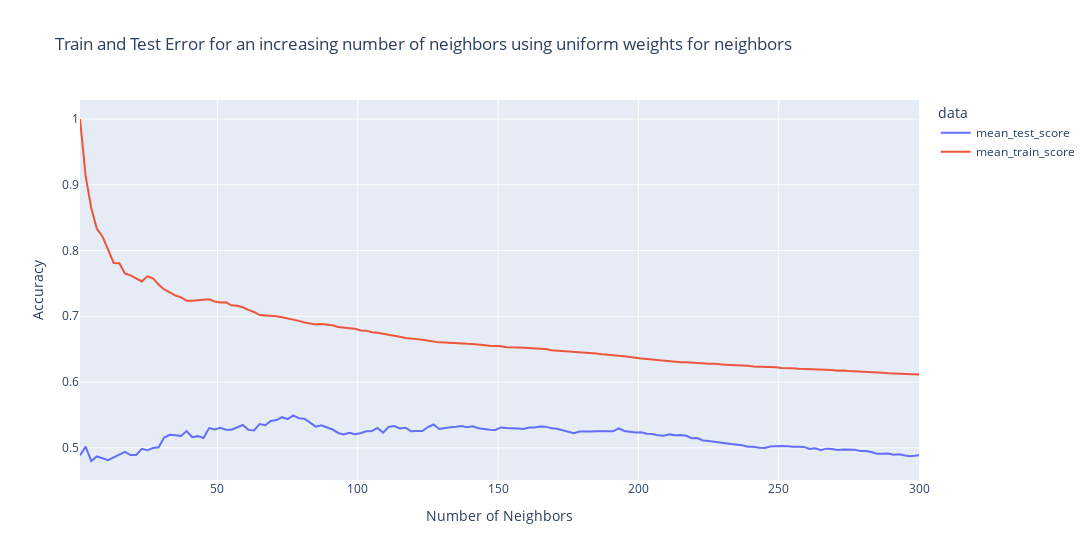

Notebook code cell kept with this figure:
### Code cell
# plot the train and test error against number of neighbors
fig = px.line(
    cv_results,
    x="param_n_neighbors",
    y=["mean_test_score", "mean_train_score"],
    title="Train and Test Error for an increasing number of neighbors using uniform weights for neighbors",
    labels={
        "param_n_neighbors": "Number of Neighbors",
        "mean_test_score": "Mean Test Score",
        "mean_train_score": "Mean Train Score",
        "value": "Accuracy",
        "variable": "data"
    },
    width=800*1.4,
    height=400*1.4,
)
fig.update_traces(mode="lines")
fig.show()

### Figure 1 — Plotly figure (JSON) as saved in the notebook; plotly's stock layout.template omitted (floating-point values rounded to 4 significant figures; data arrays with more than 128 entries replaced by an {"elided": "..."} marker saying what was removed)
{"data": [{"hovertemplate": "data=mean_test_score<br>Number of Neighbors=%{x}<br>Accuracy=%{y}<extra></extra>", "legendgroup": "mean_test_score", "line": {"color": "#636efa", "dash": "solid"}, "marker": {"symbol": "circle"}, "mode": "lines", "name": "mean_test_score", "orientation": "v", "showlegend": true, "type": "scatter", "x": {"elided": "150 int values"}, "xaxis": "x", "y": {"elided": "150 float values"}, "yaxis": "y"}, {"hovertemplate": "data=mean_train_score<br>Number of Neighbors=%{x}<br>Accuracy=%{y}<extra></extra>", "legendgroup": "mean_train_score", "line": {"color": "#EF553B", "dash": "solid"}, "marker": {"symbol": "circle"}, "mode": "lines", "name": "mean_train_score", "orientation": "v", "showlegend": true, "type": "scatter", "x": {"elided": "150 int values"}, "xaxis": "x", "y": {"elided": "150 float values"}, "yaxis": "y"}], "layout": {"height": 560, "legend": {"title": {"text": "data"}, "tracegroupgap": 0}, "title": {"text": "Train and Test Error for an increasing number of neighbors using uniform weights for neighbors"}, "width": 1120, "xaxis": {"anchor": "y", "autorange": true, "domain": [0, 1], "range": [1, 300], "title": {"text": "Number of Neighbors"}, "type": "linear"}, "yaxis": {"anchor": "x", "autorange": true, "domain": [0, 1], "range": [0.451, 1.029], "title": {"text": "Accuracy"}, "type": "linear"}}}
